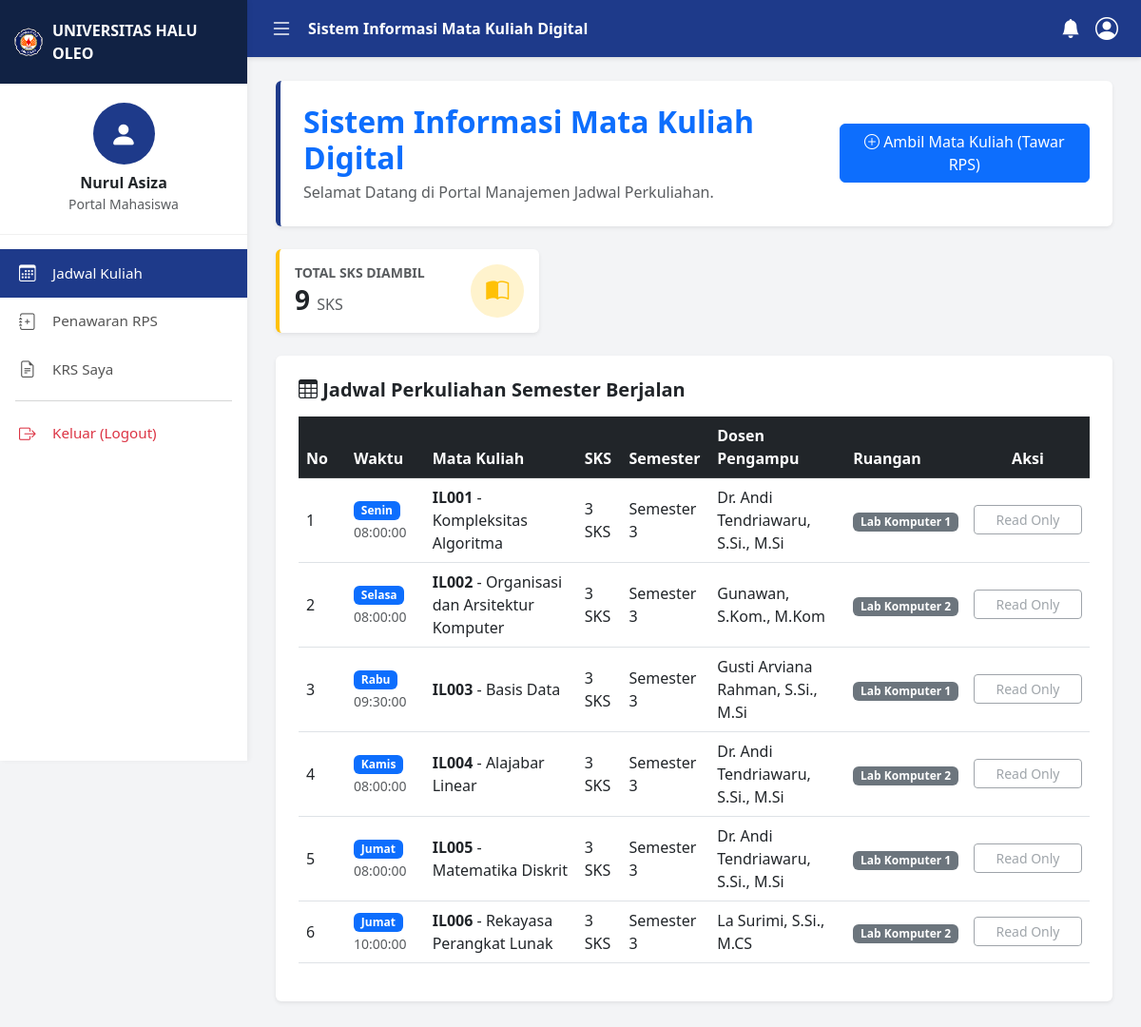
/index.php (signed in), run on the app's committed database.
### tables this page shows
CREATE TABLE IF NOT EXISTS `jadwal` (
  `id_jadwal` int NOT NULL AUTO_INCREMENT,
  `kode_mk` varchar(10) DEFAULT NULL,
  `nidn` varchar(10) DEFAULT NULL,
  `hari` varchar(20) NOT NULL,
  `jam` time NOT NULL,
  `ruangan` varchar(20) NOT NULL,
  PRIMARY KEY (`id_jadwal`),
  KEY `kode_mk` (`kode_mk`),
  KEY `nidn` (`nidn`),
  CONSTRAINT `jadwal_ibfk_1` FOREIGN KEY (`kode_mk`) REFERENCES `matakuliah` (`kode_mk`) ON DELETE CASCADE ON UPDATE CASCADE,
  CONSTRAINT `jadwal_ibfk_2` FOREIGN KEY (`nidn`) REFERENCES `dosen` (`nidn`) ON DELETE CASCADE ON UPDATE CASCADE
);

CREATE TABLE IF NOT EXISTS `matakuliah` (
  `kode_mk` varchar(10) NOT NULL,
  `nama_mk` varchar(100) NOT NULL,
  `sks` int NOT NULL,
  `semester` int NOT NULL,
  PRIMARY KEY (`kode_mk`)
);

CREATE TABLE IF NOT EXISTS `dosen` (
  `nidn` varchar(10) NOT NULL,
  `nama_dosen` varchar(100) NOT NULL,
  `email` varchar(50) DEFAULT NULL,
  PRIMARY KEY (`nidn`)
);

### index.php (the view, shortened to what this page needs)
<?php
include('koneksi.php');
$username_user = $_SESSION['username'];
$level_user = $_SESSION['level'];
?>
<!DOCTYPE html>
<html lang="id">
<head>
    <link href="https://cdn.jsdelivr.net/npm/bootstrap@5.3.0/dist/css/bootstrap.min.css" rel="stylesheet">
    <link rel="stylesheet" href="https://cdn.jsdelivr.net/npm/bootstrap-icons@1.11.0/font/bootstrap-icons.css">
</head>
<body>
    <div class="sidebar">
        <div class="sidebar-brand">
            <img src="logo_uho.png" alt="Logo UHO" style="width: 30px; height: auto; margin-right: 10px;">
            UNIVERSITAS HALU OLEO
        </div>
        <div class="user-profile-box">
            <div class="user-avatar">
                <i class="bi bi-person-fill"></i>
            </div>
            <h6 class="mb-0 fw-bold text-dark"><?= $_SESSION['nama']; ?></h6>
            <small class="text-muted">Portal <?= $level_user; ?></small>
        </div>
        <div class="nav-menu">
            <a href="index.php" class="active"><i class="bi bi-calendar3"></i> Jadwal Kuliah</a>
            <?php if ($level_user === 'Mahasiswa') : ?>
                <a href="ambil_mk.php"><i class="bi bi-journal-plus"></i> Penawaran RPS</a>
                <a href="krs_saya.php"><i class="bi bi-file-earmark-text"></i> KRS Saya</a>
            <?php endif; ?>
            <hr class="mx-3 my-2 text-muted">
            <a href="logout.php" class="text-danger"><i class="bi bi-box-arrow-right"></i> Keluar (Logout)</a>
        </div>
    </div>
    <div class="topbar d-flex align-items-center justify-content-between px-4">
        <div class="d-flex align-items-center text-white">
            <i class="bi bi-list fs-4 me-3" style="cursor: pointer;"></i>
            <span class="fw-semibold">Sistem Informasi Mata Kuliah Digital</span>
        </div>
        <div class="text-white d-flex align-items-center">
            <i class="bi bi-bell-fill me-3 fs-5" style="cursor: pointer;"></i>
            <i class="bi bi-person-circle fs-4" style="cursor: pointer;"></i>
        </div>
    </div>
    <div class="main-content">
        <div class="card shadow-sm p-4 mb-4 border-0 bg-white" style="border-left: 5px solid #1e3a8a !important;">
            <div class="d-flex justify-content-between align-items-center">
                <div>
                    <h2 class="text-primary fw-bold mb-1">Sistem Informasi Mata Kuliah Digital</h2>
                    <p class="text-muted mb-0">Selamat Datang di Portal Manajemen Jadwal Perkuliahan.</p>
                </div>
                <?php if ($level_user === 'Mahasiswa') : ?>
                    <a href="ambil_mk.php" class="btn btn-primary"><i class="bi bi-plus-circle"></i> Ambil Mata Kuliah (Tawar RPS)</a>
                <?php else : ?>
                    <a href="tambah_jadwal.php" class="btn btn-success"><i class="bi bi-calendar-plus"></i> Tambah Jadwal Kuliah</a>
                <?php endif; ?>
            </div>
        </div>
        <?php
        if ($level_user === 'Mahasiswa') {
            $hitung_sks = mysqli_query($koneksi, "SELECT SUM(matakuliah.sks) AS total FROM krs
                          INNER JOIN jadwal ON krs.id_jadwal = jadwal.id_jadwal
                          INNER JOIN matakuliah ON jadwal.kode_mk = matakuliah.kode_mk
                          WHERE krs.username = '$username_user'");
            $row_sks = mysqli_fetch_assoc($hitung_sks);
            $total_sks_sekarang = $row_sks['total'] ?? 0;
        ?>
        <div class="row mb-4">
            <div class="col-md-4">
                <div class="card border-0 shadow-sm p-3 bg-white" style="border-left: 4px solid #ffc107 !important;">
                    <div class="d-flex align-items-center justify-content-between">
                        <div>
                            <h6 class="text-muted small text-uppercase mb-1 fw-bold">Total SKS Diambil</h6>
                            <h3 class="fw-bold mb-0 text-dark"><?= $total_sks_sekarang; ?> <span class="fs-6 text-muted fw-normal">SKS</span></h3>
                        </div>
                        <div class="bg-warning-subtle text-warning p-3 rounded-circle fs-4 lh-1">
                            <i class="bi bi-book-half"></i>
                        </div>
                    </div>
                </div>
            </div>
        </div>
        <?php } ?>
        <div class="card shadow-sm border-0">
            <div class="card-body p-4">
                <h5 class="fw-bold text-dark mb-3"><i class="bi bi-table"></i> Jadwal Perkuliahan Semester Berjalan</h5>
                <div class="table-responsive">
                    <table class="table table-hover align-middle">
                        <thead class="table-dark">
                            <tr>
                                <th style="width: 50px;">No</th>
                                <th>Waktu</th>
                                <th>Mata Kuliah</th>
                                <th>SKS</th>
                                <th>Semester</th>
                                <th>Dosen Pengampu</th>
                                <th>Ruangan</th>
                                <th class="text-center" style="width: 130px;">Aksi</th>
                            </tr>
                        </thead>
                        <tbody>
                            <?php
                            $sql = "SELECT jadwal.id_jadwal, jadwal.hari, jadwal.jam, jadwal.ruangan,
                                           matakuliah.kode_mk, matakuliah.nama_mk, matakuliah.sks, matakuliah.semester,
                                           dosen.nama_dosen
                                    FROM jadwal
                                    INNER JOIN matakuliah ON jadwal.kode_mk = matakuliah.kode_mk
                                    INNER JOIN dosen ON jadwal.nidn = dosen.nidn
                                    ORDER BY jadwal.hari DESC, jadwal.jam ASC";
                            $query = mysqli_query($koneksi, $sql);
                            $no = 1;
                            while($data = mysqli_fetch_array($query)){
                            ?>
                            <tr>
                                <td><?= $no++; ?></td>
                                <td><span class="badge bg-primary"><?= $data['hari']; ?></span> <small class="text-muted"><?= $data['jam']; ?></small></td>
                                <td><strong><?= $data['kode_mk']; ?></strong> - <?= $data['nama_mk']; ?></td>
                                <td><?= $data['sks']; ?> SKS</td>
                                <td>Semester <?= $data['semester']; ?></td>
                                <td><?= $data['nama_dosen']; ?></td>
                                <td><span class="badge bg-secondary"><?= $data['ruangan']; ?></span></td>
                                <td class="text-center">
                                    <?php if ($level_user === 'Dosen') : ?>
                                        <a href="hapus_jadwal.php?id=<?= $data['id_jadwal']; ?>" class="btn btn-danger btn-sm w-100" onclick="return confirm('Yakin ingin menghapus jadwal kuliah ini?')">
                                            <i class="bi bi-trash"></i> Hapus
                                        </a>
                                    <?php else : ?>
                                        <button class="btn btn-outline-secondary btn-sm w-100" disabled>Read Only</button>
                                    <?php endif; ?>
                                </td>
                            </tr>
                            <?php } ?>
                        </tbody>
                    </table>
                </div>
            </div>
        </div>
    </div>
</body>
</html>

### index.php (style rules this page uses)
body { font-family: 'Segoe UI', Tahoma, Geneva, Verdana, sans-serif; background-color: #f3f4f6; }
.sidebar { width: 260px; min-height: 100vh; background-color: #ffffff; box-shadow: 2px 0 5px rgba(0,0,0,0.05); position: fixed; top: 0; left: 0; z-index: 100; }
.sidebar-brand { background-color: #112244; color: white; padding: 20px 15px; display: flex; align-items: center; font-weight: bold; font-size: 1rem; }
.user-profile-box { padding: 20px 15px; text-align: center; border-bottom: 1px solid #f0f0f0; }
.user-avatar { width: 65px; height: 65px; border-radius: 50%; background-color: #1e3a8a; color: white; display: flex; align-items: center; justify-content: center; font-size: 1.8rem; margin: 0 auto 10px; }
.nav-menu { padding: 15px 0; }
.nav-menu a { display: flex; align-items: center; padding: 12px 20px; color: #555; text-decoration: none; font-size: 0.95rem; transition: all 0.2s; }
.nav-menu a i { margin-right: 15px; font-size: 1.1rem; width: 20px; }
.nav-menu a:hover, .nav-menu a.active { background-color: #1e3a8a; color: white; font-weight: 500; }
.topbar { height: 60px; background-color: #1e3a8a; position: fixed; top: 0; right: 0; left: 260px; z-index: 99; box-shadow: 0 2px 4px rgba(0,0,0,0.1); }
.main-content { margin-left: 260px; padding: 85px 30px 30px; }

### data on the page
jadwal: hari "Senin", jam "08:00:00", kode_mk.kode_mk "IL001", kode_mk.nama_mk "Kompleksitas Algoritma", kode_mk.sks "3", kode_mk.semester "3", nidn.nama_dosen "Dr. Andi Tendriawaru, S.Si., M.Si", ruangan "Lab Komputer 1"
jadwal: hari "Selasa", jam "08:00:00", kode_mk.kode_mk "IL002", kode_mk.nama_mk "Organisasi dan Arsitektur Komputer", kode_mk.sks "3", kode_mk.semester "3", nidn.nama_dosen "Gunawan, S.Kom., M.Kom", ruangan "Lab Komputer 2"
jadwal: hari "Rabu", jam "09:30:00", kode_mk.kode_mk "IL003", kode_mk.nama_mk "Basis Data", kode_mk.sks "3", kode_mk.semester "3", nidn.nama_dosen "Gusti Arviana Rahman, S.Si., M.Si", ruangan "Lab Komputer 1"
jadwal: hari "Kamis", jam "08:00:00", kode_mk.kode_mk "IL004", kode_mk.nama_mk "Alajabar Linear", kode_mk.sks "3", kode_mk.semester "3", nidn.nama_dosen "Dr. Andi Tendriawaru, S.Si., M.Si", ruangan "Lab Komputer 2"
jadwal: hari "Jumat", jam "08:00:00", kode_mk.kode_mk "IL005", kode_mk.nama_mk "Matematika Diskrit", kode_mk.sks "3", kode_mk.semester "3", nidn.nama_dosen "Dr. Andi Tendriawaru, S.Si., M.Si", ruangan "Lab Komputer 1"
jadwal: hari "Jumat", jam "10:00:00", kode_mk.kode_mk "IL006", kode_mk.nama_mk "Rekayasa Perangkat Lunak", kode_mk.sks "3", kode_mk.semester "3", nidn.nama_dosen "La Surimi, S.Si., M.CS", ruangan "Lab Komputer 2"

### other printed values
$_SESSION['nama'] "Nurul Asiza"
$level_user "Mahasiswa"
$total_sks_sekarang "9"
